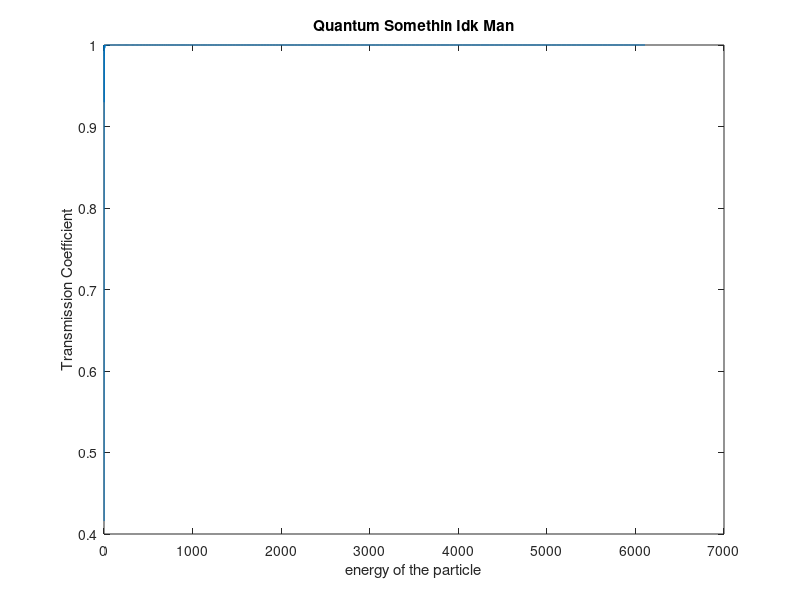

MATLAB code to generate this figure:
format long
v1 = 0;
v3 = v1;
v2 = rand;
% E/v0
b = 4;
n = linspace(0,99,100);
E_v0 = zeros(length(n),2);
T = zeros(length(n),2);
for i = 1:length(n)
    E_v0(i,1) = (n(i)*pi/b)^2 + 1;
    E = v2 * ( (n(i)*pi/b)^2 + 1);
    if E >= v2
        T(i,1)=(1+((v2^2)*(sin(n(i)*pi))^2)/(4*(E-v1)*(E-v2)))^(-1);  
    else
        T(i,1)=(1+((v2^2)*(sinh(imag(n(i)*pi)))^2)/(4*(E-v1)*(v2-E)))^(-1);
    end
end
for j = 1:length(n)
    E_v0(j,2) = (((2*n(j) + 1 )/2) *pi/b)^2 + 1;
    E = v2 * ( (((2*n(j) + 1 )/2) *pi/b)^2 + 1);
    if E >= v2
        T(j,2)=(1+((v2^2)*(sin(((2*n(j)+1)/2) *pi))^2)/(4*(E-v1)*(E-v2)))^(-1);  
    else
        T(j,2)=(1+((v2^2)*(sinh((imag(2*n(j)+1/2) *pi)))^2)/(4*(E-v1)*(v2-E)))^(-1);
    end
end


for i = 1:length(n)
    E_V0(2*i - 1) = E_v0(i,1);
    E_V0(2*i) = E_v0(i,2);
    T_long(2*i -1) = T(i,1);
    T_long(2*i) = T(i,2);
end 

%{
c = polyfit(E_V0,T_long,(n(end)*2)+1);

for i = 1:length(E_V0)
    if i == 1
        continue
    end
    E_V0(i) = c(i)*E_V0(i);
end
%}

figure
plot(E_V0, T_long);
xlabel('energy of the particle');
ylabel('Transmission Coefficient');
title('Quantum Somethin Idk Man');
